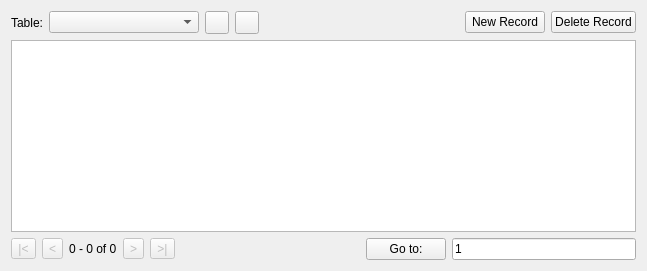
      <widget class="QWidget" name="browser">
       <attribute name="title">
        <string>&amp;Browse Data</string>
       </attribute>
       <layout class="QVBoxLayout" name="verticalLayout_2">
        <item>
         <layout class="QHBoxLayout" name="horizontalLayout">
          <item>
           <widget class="QLabel" name="label">
            <property name="text">
             <string>Table:</string>
            </property>
            <property name="buddy">
             <cstring>comboBrowseTable</cstring>
            </property>
           </widget>
          </item>
          <item>
           <widget class="QComboBox" name="comboBrowseTable">
            <property name="sizePolicy">
             <sizepolicy hsizetype="MinimumExpanding" vsizetype="Fixed">
              <horstretch>1</horstretch>
              <verstretch>0</verstretch>
             </sizepolicy>
            </property>
            <property name="minimumSize">
             <size>
              <width>150</width>
              <height>0</height>
             </size>
            </property>
            <property name="toolTip">
             <string>Select a table to browse data</string>
            </property>
            <property name="whatsThis">
             <string>Use this list to select a table to be displayed in the database view</string>
            </property>
           </widget>
          </item>
          <item>
           <widget class="QToolButton" name="buttonRefresh">
            <property name="toolTip">
             <string>Refresh the data in the selected table.</string>
            </property>
            <property name="whatsThis">
             <string>This button refreshes the data in the currently selected table.</string>
            </property>
            <property name="text">
             <string/>
            </property>
            <property name="icon">
             <iconset resource="icons/icons.qrc">
              <normaloff>:/icons/refresh</normaloff>:/icons/refresh</iconset>
            </property>
            <property name="shortcut">
             <string>F5</string>
            </property>
           </widget>
          </item>
          <item>
           <widget class="QToolButton" name="buttonClearFilters">
            <property name="toolTip">
             <string>Clear all filters</string>
            </property>
            <property name="text">
             <string/>
            </property>
            <property name="icon">
             <iconset resource="icons/icons.qrc">
              <normaloff>:/icons/clear_filters</normaloff>:/icons/clear_filters</iconset>
            </property>
           </widget>
          </item>
          <item>
           <spacer name="horizontalSpacer">
            <property name="orientation">
             <enum>Qt::Horizontal</enum>
            </property>
            <property name="sizeHint" stdset="0">
             <size>
              <width>200</width>
              <height>20</height>
             </size>
            </property>
           </spacer>
          </item>
          <item>
           <widget class="QPushButton" name="buttonNewRecord">
            <property name="toolTip">
             <string>Insert a new record in the current table</string>
            </property>
            <property name="whatsThis">
             <string>This button creates a new, empty record in the database</string>
            </property>
            <property name="text">
             <string>New Record</string>
            </property>
           </widget>
          </item>
          <item>
           <widget class="QPushButton" name="buttonDeleteRecord">
            <property name="toolTip">
             <string>Delete the current record</string>
            </property>
            <property name="whatsThis">
             <string>This button deletes the record currently selected in the database</string>
            </property>
            <property name="text">
             <string>Delete Record</string>
            </property>
           </widget>
          </item>
         </layout>
        </item>
        <item>
         <widget class="ExtendedTableWidget" name="dataTable">
          <property name="acceptDrops">
           <bool>true</bool>
          </property>
          <property name="whatsThis">
           <string>This is the database view. You can double-click any record to edit its contents in the cell editor window.</string>
          </property>
          <property name="editTriggers">
           <set>QAbstractItemView::NoEditTriggers</set>
          </property>
          <property name="dragDropMode">
           <enum>QAbstractItemView::DragDrop</enum>
          </property>
          <property name="defaultDropAction">
           <enum>Qt::CopyAction</enum>
          </property>
          <attribute name="horizontalHeaderShowSortIndicator" stdset="0">
           <bool>true</bool>
          </attribute>
         </widget>
        </item>
        <item>
         <layout class="QHBoxLayout" name="horizontalLayout_2">
          <item>
           <widget class="QToolButton" name="buttonBegin">
            <property name="enabled">
             <bool>false</bool>
            </property>
            <property name="toolTip">
             <string>&lt;html&gt;&lt;head/&gt;&lt;body&gt;&lt;p&gt;Scroll to the beginning&lt;/p&gt;&lt;/body&gt;&lt;/html&gt;</string>
            </property>
            <property name="whatsThis">
             <string>&lt;html&gt;&lt;head/&gt;&lt;body&gt;&lt;p&gt;Clicking this button navigates to the beginning in the table view above.&lt;/p&gt;&lt;/body&gt;&lt;/html&gt;</string>
            </property>
            <property name="text">
             <string>|&lt;</string>
            </property>
           </widget>
          </item>
          <item>
           <widget class="QToolButton" name="buttonPrevious">
            <property name="enabled">
             <bool>false</bool>
            </property>
            <property name="toolTip">
             <string>Scroll 100 records upwards</string>
            </property>
            <property name="whatsThis">
             <string>&lt;html&gt;&lt;head/&gt;&lt;body&gt;&lt;p&gt;Clicking this button navigates 100 records upwards in the table view above.&lt;/p&gt;&lt;/body&gt;&lt;/html&gt;</string>
            </property>
            <property name="text">
             <string>&lt;</string>
            </property>
           </widget>
          </item>
          <item>
           <widget class="QLabel" name="labelRecordset">
            <property name="text">
             <string>0 - 0 of 0</string>
            </property>
           </widget>
          </item>
          <item>
           <widget class="QToolButton" name="buttonNext">
            <property name="enabled">
             <bool>false</bool>
            </property>
            <property name="toolTip">
             <string>&lt;html&gt;&lt;head/&gt;&lt;body&gt;&lt;p&gt;Scroll 100 records downwards&lt;/p&gt;&lt;/body&gt;&lt;/html&gt;</string>
            </property>
            <property name="whatsThis">
             <string>&lt;html&gt;&lt;head/&gt;&lt;body&gt;&lt;p&gt;Clicking this button navigates 100 records downwards in the table view above.&lt;/p&gt;&lt;/body&gt;&lt;/html&gt;</string>
            </property>
            <property name="text">
             <string>&gt;</string>
            </property>
           </widget>
          </item>
          <item>
           <widget class="QToolButton" name="buttonEnd">
            <property name="enabled">
             <bool>false</bool>
            </property>
            <property name="toolTip">
             <string>Scroll to the end</string>
            </property>
            <property name="whatsThis">
             <string>&lt;html&gt;&lt;head/&gt;&lt;body&gt;&lt;p&gt;&amp;lt;html&amp;gt;&amp;lt;head/&amp;gt;&amp;lt;body&amp;gt;&amp;lt;p&amp;gt;Clicking this button navigates up to the end in the table view above.&amp;lt;/p&amp;gt;&amp;lt;/body&amp;gt;&amp;lt;/html&amp;gt;&lt;/p&gt;&lt;/body&gt;&lt;/html&gt;</string>
            </property>
            <property name="text">
             <string>&gt;|</string>
            </property>
           </widget>
          </item>
          <item>
           <spacer name="horizontalSpacer_2">
            <property name="orientation">
             <enum>Qt::Horizontal</enum>
            </property>
            <property name="sizeHint" stdset="0">
             <size>
              <width>40</width>
              <height>20</height>
             </size>
            </property>
           </spacer>
          </item>
          <item>
           <widget class="QPushButton" name="buttonGoto">
            <property name="toolTip">
             <string>&lt;html&gt;&lt;head/&gt;&lt;body&gt;&lt;p&gt;Click here to jump to the specified record&lt;/p&gt;&lt;/body&gt;&lt;/html&gt;</string>
            </property>
            <property name="whatsThis">
             <string>&lt;html&gt;&lt;head/&gt;&lt;body&gt;&lt;p&gt;This button is used to navigate to the record number specified in the Go to area.&lt;/p&gt;&lt;/body&gt;&lt;/html&gt;</string>
            </property>
            <property name="text">
             <string>Go to:</string>
            </property>
           </widget>
          </item>
          <item>
           <widget class="QLineEdit" name="editGoto">
            <property name="toolTip">
             <string>Enter record number to browse</string>
            </property>
            <property name="whatsThis">
             <string>Type a record number in this area and click the Go to: button to display the record in the database view</string>
            </property>
            <property name="text">
             <string>1</string>
            </property>
           </widget>
          </item>
         </layout>
        </item>
       </layout>
      </widget>
